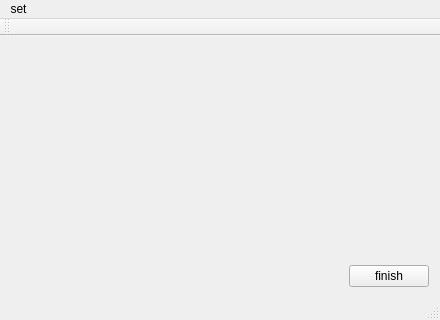
<?xml version="1.0" encoding="UTF-8"?>
<ui version="4.0">
 <class>MainWindow</class>
 <widget class="QMainWindow" name="MainWindow">
  <property name="geometry">
   <rect>
    <x>0</x>
    <y>0</y>
    <width>440</width>
    <height>320</height>
   </rect>
  </property>
  <property name="windowTitle">
   <string>MainWindow</string>
  </property>
  <widget class="QWidget" name="centralWidget">
   <layout class="QVBoxLayout" name="verticalLayout">
    <item>
     <spacer name="verticalSpacer">
      <property name="orientation">
       <enum>Qt::Vertical</enum>
      </property>
      <property name="sizeHint" stdset="0">
       <size>
        <width>20</width>
        <height>156</height>
       </size>
      </property>
     </spacer>
    </item>
    <item>
     <layout class="QHBoxLayout" name="horizontalLayout_3">
      <item>
       <spacer name="horizontalSpacer">
        <property name="orientation">
         <enum>Qt::Horizontal</enum>
        </property>
        <property name="sizeHint" stdset="0">
         <size>
          <width>40</width>
          <height>20</height>
         </size>
        </property>
       </spacer>
      </item>
      <item>
       <widget class="QPushButton" name="pushButton_2">
        <property name="text">
         <string>finish</string>
        </property>
       </widget>
      </item>
     </layout>
    </item>
   </layout>
  </widget>
  <widget class="QMenuBar" name="menuBar">
   <property name="geometry">
    <rect>
     <x>0</x>
     <y>0</y>
     <width>440</width>
     <height>22</height>
    </rect>
   </property>
   <widget class="QMenu" name="menuset">
    <property name="title">
     <string>set</string>
    </property>
    <addaction name="actionset_up_2"/>
   </widget>
   <addaction name="menuset"/>
  </widget>
  <widget class="QToolBar" name="mainToolBar">
   <attribute name="toolBarArea">
    <enum>TopToolBarArea</enum>
   </attribute>
   <attribute name="toolBarBreak">
    <bool>false</bool>
   </attribute>
  </widget>
  <widget class="QStatusBar" name="statusBar"/>
  <action name="actionset_up_2">
   <property name="text">
    <string>set_up</string>
   </property>
  </action>
 </widget>
 <layoutdefault spacing="6" margin="11"/>
 <resources/>
 <connections/>
</ui>
